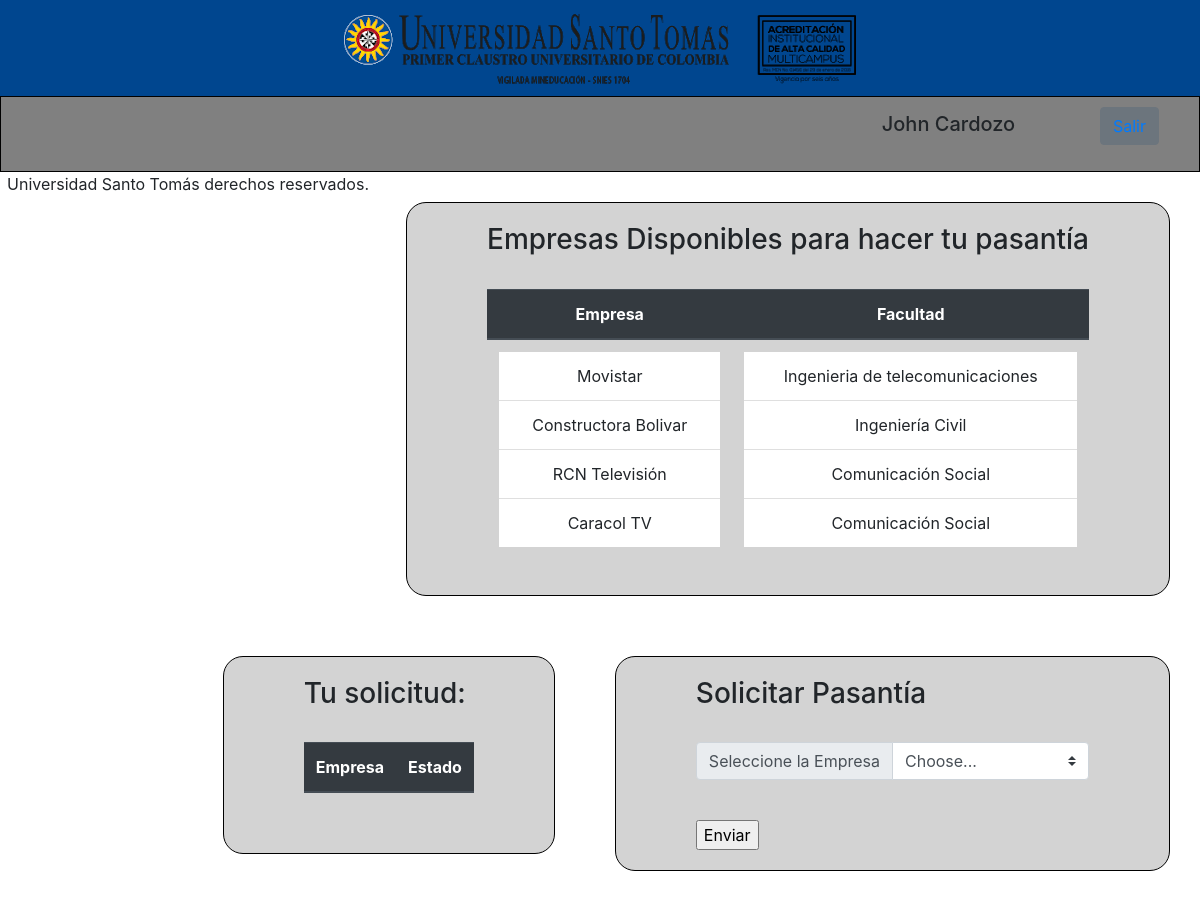
The app's page /pasantias/estudiante/ (signed in) with its own data.
### pasantias/models.py (models this page shows)
class Empresa(models.Model):
    nombre = models.CharField(max_length=200, null=True)
    facultad = models.CharField(max_length=200, null=True)

### pasantias/views.py (the view)
# urls.py: path('estudiante/', views.estudiante, name= "estudiante"),
@login_required
def estudiante(request):
    lista_empresas = Empresa.objects.all()
    lista_solicitudes = Solicitud.objects.all()
    contexto = {
        'lista_solicitudes': lista_solicitudes,
        'lista_empresas': lista_empresas
    }
    return render(request, 'pasantias/Estudiante.html', contexto)

### pasantias/templates/pasantias/Estudiante.html (shortened to what this page needs)
{% extends "pasantias/base.html" %} {% load static %}  {% block estilo %}<link
  rel="stylesheet"
  href="{% static 'pasantias/css/estiloEst.css' %}"
/>{% endblock %} {% block contenido %}
<nav class="navi">
  <ul>
    <li class="nav-item">
      <h5>{{ request.user.first_name }} {{ request.user.last_name }}</h5>
    </li>
    <li>
      <button type="button" class="btn btn-secondary">
        <a href="{% url 'pasantias:view_logout' %}">Salir</a>
      </button>
    </li>
  </ul>
</nav>
<section>
  <article class="artic2">
    <h3>
      Empresas Disponibles para hacer tu pasantía
    </h3>
    <br />
    <table class="table">
      <thead class="thead-dark">
        <tr>
          <th scope="col">Empresa</th>
          <th scope="col">Facultad</th>
        </tr>
      </thead>
      <tbody>
        <tr>
          <td>
            <ul class="list-group list-group-flush">
              {% for c in lista_empresas %}
              <li class="list-group-item">{{ c.nombre }}</li>
              {% endfor %}
            </ul>
          </td>
          <td>
            <ul class="list-group list-group-flush">
              {% for c in lista_empresas %}
              <li class="list-group-item">{{ c.facultad }}</li>
              {% endfor %}
            </ul>
          </td>
        </tr>
      </tbody>
    </table>
  </article>
</section>
<section>
  <h3>Solicitar Pasantía</h3>
  <br />
  <form action="{% url 'pasantias:post_crea_solicitud' %}" method="post">
    <div class="input-group mb-3">
      <div class="input-group-prepend">
        <label class="input-group-text" for="inputGroupSelect01"
          >Seleccione la Empresa</label
        >
      </div>
      <select class="custom-select" id="inputGroupSelect01" name="empresa_id">
        <option selected>Choose...</option>
      </select>
    </div>
    <br />
    <input type="submit" value="Enviar" />
  </form>
</section>
<section>
  <h3>Tu solicitud:</h3>
  <br />
  <table class="table">
    <thead class="thead-dark">
      <tr>
        <th scope="col">Empresa</th>
        <th scope="col">Estado</th>
      </tr>
    </thead>
    <tbody>
      <tr>
        <td>
        </td>
        <td>
        </td>
      </tr>
    </tbody>
  </table>
</section>
<footer>
  <p>Universidad Santo Tomás derechos reservados.</p>
</footer>
{% endblock %}

### pasantias/static/pasantias/css/estiloEst.css (style rules this page uses)
body { margin: auto; display: block; }
header, footer { text-align: center; }
.navi { font-size: 17px; text-align: right; border: 1px solid black; background-color: gray; }
.navi li { list-style: none; display: inline-block; padding: 10px 40px; }
section { padding: 20px 80px; border: 1px solid black; background-color: lightgray; float: inline-end; margin: 30px 30px; border-radius: 20px; }
.table { text-align: center; }
.artic2 { text-align: center; }

### records on screen
Empresa: nombre "Movistar", facultad "Ingenieria de telecomunicaciones"
Empresa: nombre "Constructora Bolivar", facultad "Ingeniería Civil"
Empresa: nombre "RCN Televisión", facultad "Comunicación Social"
Empresa: nombre "Caracol TV", facultad "Comunicación Social"

### other values on screen
{{ request.user.first_name }} "John"
{{ request.user.last_name }} "Cardozo"
